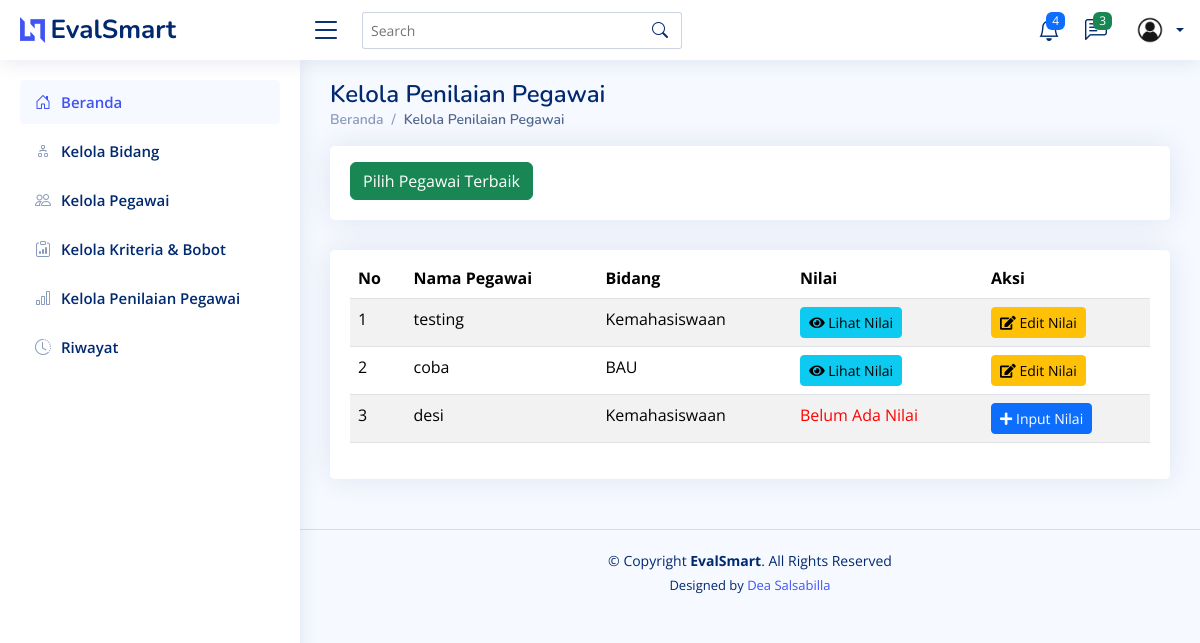
The page /penilaian/ on the database as committed earlier.
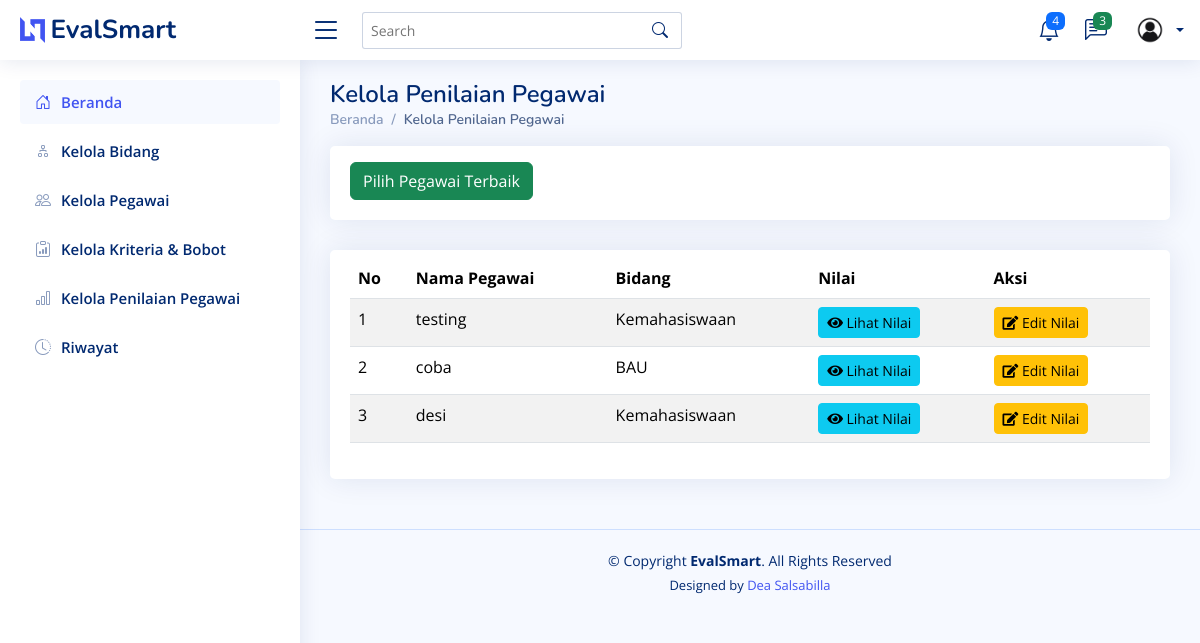
The same page on the database as committed later.
### testing/models.py (models this page shows, shortened)
class Penilaian(models.Model):
    id = models.AutoField(primary_key=True)  # ID otomatis
    nama = models.ForeignKey('Pegawai', on_delete=models.CASCADE)  # Relasi ke tabel Pegawai
    bidang = models.ForeignKey('Bidang', on_delete=models.CASCADE)  # Relasi ke tabel Bidang
    nilai = models.TextField(null=True, blank=True)
    class Meta:
        verbose_name_plural = "Penilaian"
        ordering = ['id']

class Pegawai(models.Model):
    id = models.AutoField(primary_key=True)  # ID otomatis
    nomor_induk = models.CharField(max_length=20, unique=True)  # Nomor induk pegawai
    nama = models.CharField(max_length=100)  # Nama pegawai
    alamat = models.TextField()  # Alamat pegawai
    no_telp = models.CharField(max_length=15)  # Nomor telepon pegawai
    bidang = models.ForeignKey(Bidang, on_delete=models.CASCADE)  # Relasi ke tabel Bidang
    class Meta:
        verbose_name_plural = "Pegawai"
        ordering = ['nama']

class Bidang(models.Model):
    id = models.AutoField(primary_key=True)
    nama = models.CharField(max_length=255)
    class Meta:
        verbose_name_plural = "Bidang"
        ordering = ['id']

### testing/views.py (the view)
# urls.py: path("penilaian/", views.penilaian, name="penilaian"),
def penilaian(request):
    penilaian_list = Penilaian.objects.all()
    return render(request, 'penilaian.html', {'penilaian_list': penilaian_list})

### testing/templates/penilaian.html (shortened to what this page needs)
<!DOCTYPE html>
<html lang="en">
  <head>
    {% load static %}
    <link href="{% static 'assets/vendor/bootstrap/css/bootstrap.min.css' %}" rel="stylesheet" />
    <link href="{% static 'assets/vendor/bootstrap-icons/bootstrap-icons.css' %}" rel="stylesheet" />
    <link href="{% static 'assets/vendor/boxicons/css/boxicons.min.css' %}" rel="stylesheet" />
    <link href="{% static 'assets/vendor/quill/quill.snow.css' %}" rel="stylesheet" />
    <link href="{% static 'assets/vendor/quill/quill.bubble.css' %}" rel="stylesheet" />
    <link href="{% static 'assets/vendor/remixicon/remixicon.css' %}" rel="stylesheet" />
    <link href="{% static 'assets/vendor/simple-datatables/style.css' %}" rel="stylesheet" />
    <link href="{% static 'assets/css/style.css' %}" rel="stylesheet" />
    <link href="https://cdnjs.cloudflare.com/ajax/libs/font-awesome/5.15.4/css/all.min.css" rel="stylesheet">
  </head>
  <body>
    {% include 'partials/header.html' %}
    {% include 'partials/sidebar.html' %}
    <main id="main" class="main">
      <div class="pagetitle">
        <h1>Kelola Penilaian Pegawai</h1>
        <nav>
          <ol class="breadcrumb">
            <li class="breadcrumb-item">
              <a href="{% url 'home' %}">Beranda</a>
            </li>
            <li class="breadcrumb-item active">Kelola Penilaian Pegawai</li>
          </ol>
        </nav>
      </div>
      <div class="row">
        <div class="col-lg-12">
          <div class="card">
            <div class="card-body">
              <button class="btn btn-success mt-3"><a href="{% url 'pegawai_terbaik' %}" style="color: white; text-decoration: none;">Pilih Pegawai Terbaik</a></button>
            </div>
          </div>
        </div>
      </div>
      <section class="section">
        <div class="row">
          <div class="col-lg-12">
            <div class="card">
              <div class="card-body">
                <table class="table table-striped mt-2">
                  <thead>
                    <tr>
                      <th scope="col">No</th>
                      <th scope="col">Nama Pegawai</th>
                      <th scope="col">Bidang</th>
                      <th scope="col">Nilai</th>
                      <th scope="col">Aksi</th>
                    </tr>
                  </thead>
                  <tbody>
                    {% for item in penilaian_list %}
                      <tr>
                        <td>{{ forloop.counter }}</td>
                        <td>{{ item.nama.nama }}</td>
                        <td>{{ item.bidang.nama }}</td>
                        <td>
                          {% if item.nilai %}
                            <a href="{% url 'lihat_nilai' item.id%}" class="btn btn-info btn-sm"><i class="fas fa-eye"></i> Lihat Nilai</a>
                          {% else %}
                            <span style="color: red;">Belum Ada Nilai</span>
                          {% endif %}
                        </td>
                        <td>
                          {% if item.nilai %}
                            <a href="{% url 'edit_nilai' item.id %}" class="btn btn-warning btn-sm"><i class="fas fa-edit"></i> Edit Nilai</a>
                          {% else %}
                            <a href="{% url 'input_nilai' item.id %}" class="btn btn-primary btn-sm"><i class="fas fa-plus"></i> Input Nilai</a>
                          {% endif %}
                        </td>
                      </tr>
                    {% endfor %}
                  </tbody>
                </table>
              </div>
            </div>
          </div>
        </div>
      </section>
    </main>
    {% include 'partials/footer.html' %}
  </body>
</html>

Rows that differ between the two databases and show on the page:
changed Penilaian "desi": nilai "Belum Ada Nilai Input Nilai" → "Lihat Nilai Edit Nilai"
